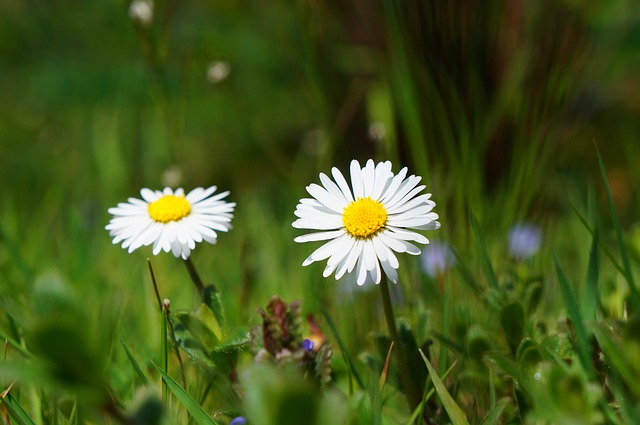
#> input picture AI_python_TP2/daisy-424893_640.jpg, 640 x 425 px, found by its file name
$ python ai_cartoon.py
#> lines starting #> are read from the running program, lines starting #| are printed output that depends on the picture; after the words box and inside, x2 and y2 are one past the last pixel; in counts of white or black regions, pixels touching at a corner belong together
import cv2
import numpy as np
from PIL import Image, ImageFilter
import os

def cartoonize_image(input_image_path, output_image_path):
    # Read the image using OpenCV
    img = cv2.imread(input_image_path)
#> img is the input picture: shape (425, 640, 3); mean B, G, R 29.7, 87, 69.3

    # Convert the image to grayscale
    gray = cv2.cvtColor(img, cv2.COLOR_BGR2GRAY)
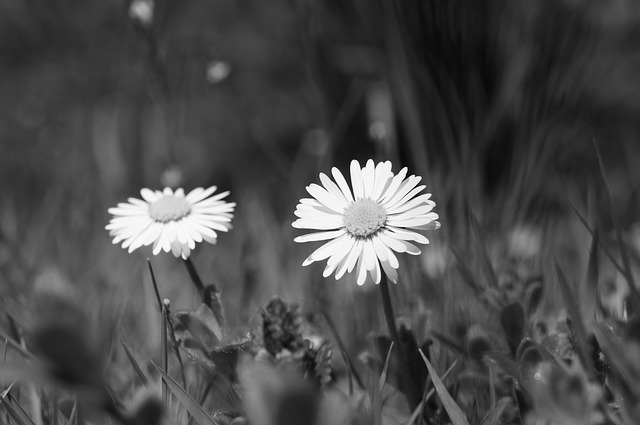
#> gray: shape (425, 640); min 1, max 255, mean 75.2

    # Apply a median blur to reduce noise
    gray = cv2.medianBlur(gray, 5)

    # Detect edges in the image and apply thresholding
    edges = cv2.adaptiveThreshold(gray, 255, cv2.ADAPTIVE_THRESH_MEAN_C, cv2.THRESH_BINARY, 9, 9)
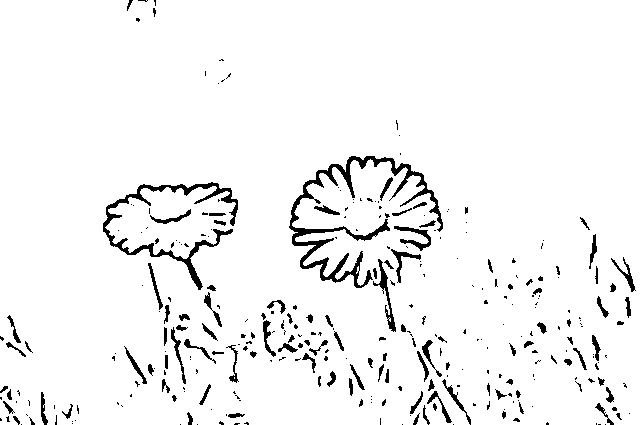
#> edges: shape (425, 640); 95.2% white; 317 black regions (209 under 20 px), largest, box (x1, y1, x2, y2) and area: (289, 156, 443, 288) 3015, (103, 182, 238, 290) 1899, (373, 259, 396, 332) 352

    # Apply a bilateral filter to smooth the image
    color = cv2.bilateralFilter(img, 9, 300, 300)

    # Combine the edges image with the color image to get the cartoon effect
    cartoon = cv2.bitwise_and(color, color, mask=edges)
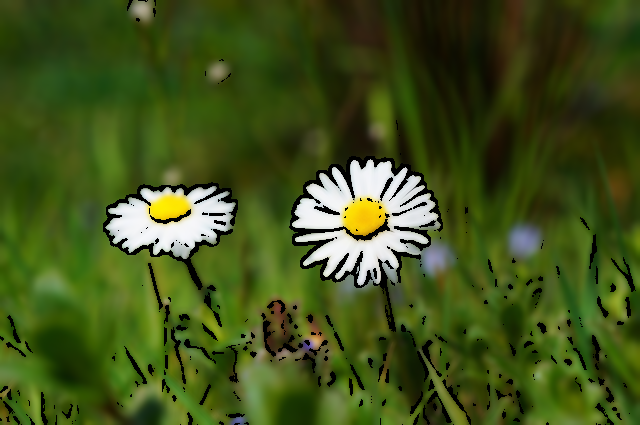
#> cartoon: shape (425, 640, 3); mean B, G, R 27.3, 82.2, 65.2

    # Convert the cartoon image from BGR to RGB
    cartoon_rgb = cv2.cvtColor(cartoon, cv2.COLOR_BGR2RGB)

    # Convert the cartoon image to a PIL Image
    cartoon_pil = Image.fromarray(cartoon_rgb)

    # Save the cartoon image
    cartoon_pil.save(output_image_path)

# Path to the input image
input_image_path = r"C:\Users\mohamed\Desktop\AI_python_TP2\daisy-424893_640.jpg"

# Path to save the output cartoon image
output_image_path = r"C:\Users\mohamed\Desktop\AI_python_TP2\output_cartoon_image.jpg"

# Create the cartoon image
cartoonize_image(input_image_path, output_image_path)

print("Cartoon image saved at:", output_image_path)
